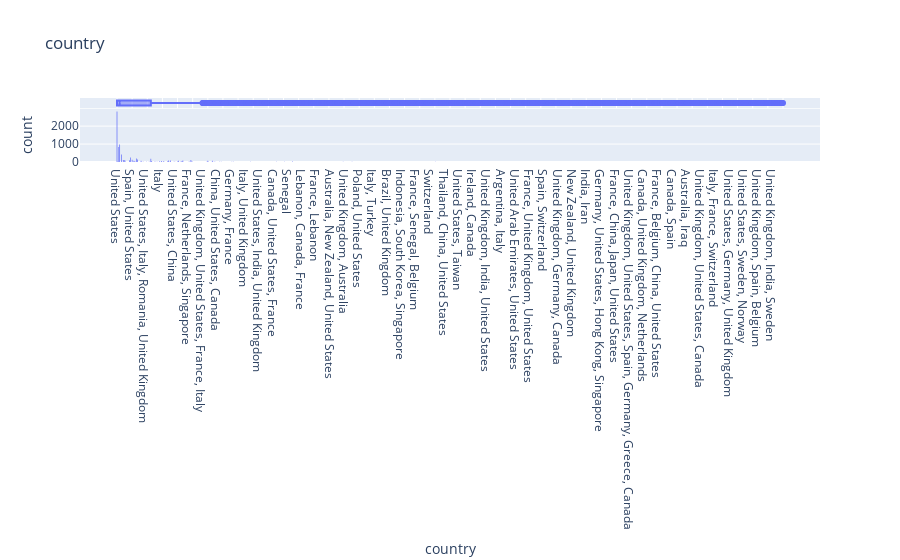

Here is the notebook cell this chart was saved with:
### Markdown cell above
**Distribution of Netflix Content by Country with Box Plot Marginals**

creates a histogram plot using the Plotly Express library (px) to visualize the distribution of Netflix content by country. The 'country' column is used as the x-axis variable, and a histogram is constructed to show the frequency of content from different countries. Additionally, the plot includes box plot marginals, which display summary statistics (such as quartiles and outliers) for the distribution of content within each country.

### Code cell
ax = px.histogram(n_data,x="country",marginal="box",title="country")
ax.update_layout(bargap=0.2)

### Figure 1 — Plotly figure (JSON) as saved in the notebook; plotly's stock layout.template omitted (floating-point values rounded to 4 significant figures; data arrays with more than 128 entries replaced by an {"elided": "..."} marker saying what was removed)
{"data": [{"alignmentgroup": "True", "bingroup": "x", "hovertemplate": "country=%{x}<br>count=%{y}<extra></extra>", "legendgroup": "", "marker": {"color": "#636efa", "pattern": {"shape": ""}}, "name": "", "offsetgroup": "", "orientation": "v", "showlegend": false, "type": "histogram", "x": {"elided": "8807 str values"}, "xaxis": "x", "yaxis": "y"}, {"alignmentgroup": "True", "hovertemplate": "country=%{x}<extra></extra>", "legendgroup": "", "marker": {"color": "#636efa"}, "name": "", "notched": true, "offsetgroup": "", "showlegend": false, "type": "box", "x": {"elided": "8807 str values"}, "xaxis": "x2", "yaxis": "y2"}], "layout": {"bargap": 0.2, "barmode": "relative", "legend": {"tracegroupgap": 0}, "title": {"text": "country"}, "xaxis": {"anchor": "y", "domain": [0, 1], "title": {"text": "country"}}, "xaxis2": {"anchor": "y2", "domain": [0, 1], "matches": "x", "showgrid": true, "showticklabels": false}, "yaxis": {"anchor": "x", "domain": [0, 0.8316], "title": {"text": "count"}}, "yaxis2": {"anchor": "x2", "domain": [0.8416, 1], "matches": "y2", "showgrid": false, "showline": false, "showticklabels": false, "ticks": ""}}}
